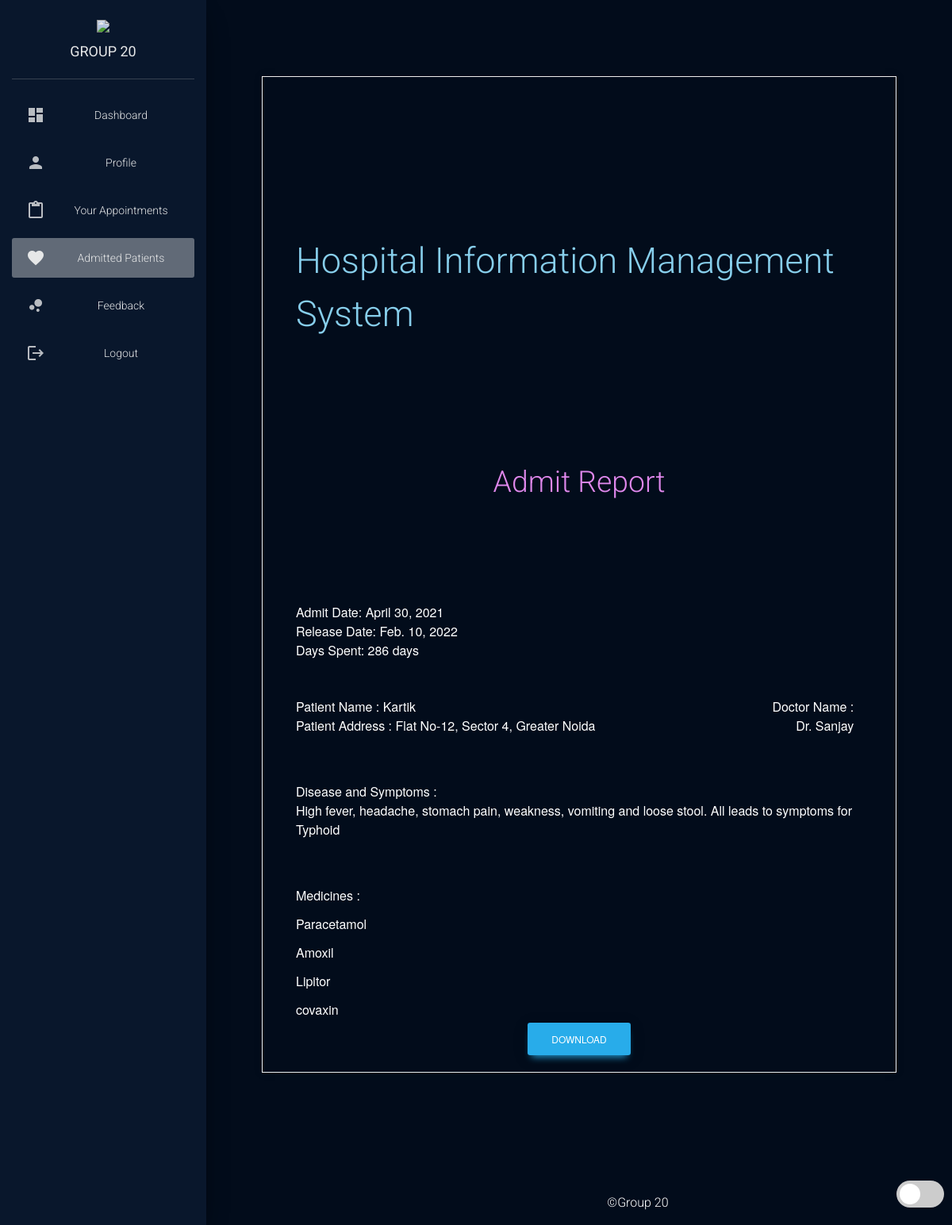
The page /hospital/report/1 (signed in) on the database its author committed.
### hospital/models.py (models this page shows, shortened)
class PatAdmit(models.Model):   #patient admit details
    patient=models.ForeignKey(Patient, on_delete=models.CASCADE, related_name="PatientAdmit")   #patient foreign key
    doctor=models.ForeignKey(Doctor, on_delete=models.CASCADE, related_name="DoctorAdmit")  #doctor foreign key
    admitDate=models.DateField()    #date on which patient is admitted
    description=models.TextField()  #description (symptoms/how to take medicines/causes/precautions)
    dischargeDate=models.DateField(null=True, blank=True)   #date on which patient is discharged

class Patient(models.Model):    #patient details
    user = models.ForeignKey(User, on_delete=models.CASCADE, related_name="Patient")    #user foreign key
    image = models.ImageField(default="default.png",upload_to="profile_pics",null=True, blank=True) #profile picture
    firstname = models.CharField(max_length=100,default='firstname')    #patient firstname
    lastname = models.CharField(max_length=100,default='lastname')  #patient lastname
    dob = models.DateField(default=datetime.date.today) #patient date of birth
    address = models.CharField(max_length=300,default="address")    #patient address
    city = models.CharField(max_length=100,default="city")  #patient city
    country = models.CharField(max_length=100,default="country")    #patient country
    postalcode = models.IntegerField(default=0) #patient postalcode
    status=models.BooleanField(default=False)   #patient status(approved/on-hold)

class Doctor(models.Model): #doctor details
    user =  models.ForeignKey(User, on_delete=models.CASCADE,related_name="Doctor") #user foreign key
    image = models.ImageField(default="default.png",upload_to="profile_pics")   #profile picture
    firstname = models.CharField(max_length=100,default='firstname')    #doctor firstname
    lastname = models.CharField(max_length=100,default='lastname')  #doctor lastname
    dob = models.DateField(default=datetime.date.today) #doctor date of birth
    address = models.CharField(max_length=300,default="address")    #doctor address
    city = models.CharField(max_length=100,default="city")  #doctor city
    country = models.CharField(max_length=100,default="country")    #doctor country
    postalcode = models.IntegerField(default=0) #doctor postalcode
    department= models.CharField(max_length=50,choices=departments,default='Cardiologist')  #doctor department from choices given as list
    status=models.BooleanField(default=False)   #doctor status(approved/on-hold)

class Medicines(models.Model):  #medicines record
    name = models.TextField()   #name of medicine
    price = models.FloatField() #price of medicine

### hospital/views.py (the view)
# urls.py: path('report/<int:pk>',views.report_view,name='report.html'),
def report_view(request,pk):
    padm=PatAdmit.objects.all().filter(id=pk).first()
    pat=padm.patient
    doc=padm.doctor
    d1=padm.admitDate
    if padm.dischargeDate:
        d2=padm.dischargeDate
    else:
        d2=date.today()
    days=(d2-d1).days
    det=[]
    for i in Charges.objects.all().filter(Admitinfo=padm):
        for k in Medicines.objects.all():
            if k==i.commodity:
                det.append([k.name])
    dict={
            'patientName':pat.firstname,
            'doctorName':doc.firstname,
            'admitDate':d1,
            'releaseDate':d2,
            'desc':padm.description,
            'pat_add':pat.address,
            'days':days,
            'med': det,
            'pk': pk
        }
    if check_patient(request.user):
        return render(request,'hospital/Patient/report.html',dict)
    elif check_doctor(request.user):
        return render(request,'hospital/Doctor/report.html',dict)
    elif check_admin(request.user):
        return render(request,'hospital/Admin/report.html',dict)
    else:
        return render(request,'hospital/Home/login.html')

### hospital/views.py (called while the page is built)
def check_doctor(user): #check if user is doctor
    return user.groups.filter(name='DOCTOR').exists()

def check_patient(user):#check if user is patient
    return user.groups.filter(name='PATIENT').exists()

### hospital/templates/hospital/Doctor/report.html (shortened to what this page needs)
{% load static %}
{% load widget_tweaks %}
<!DOCTYPE html>
<html lang="en">
<head>
  <link rel="stylesheet" href="https://maxcdn.bootstrapcdn.com/font-awesome/latest/css/font-awesome.min.css">
  <link href="{% static 'assets/css/material-dashboard.css'%}" rel="stylesheet" />
  <link href="{% static 'assets/css/form.css'%}" rel="stylesheet" />
</head>
<body id="jhamela" class="darkEdition lightEdition">
  {% include "hospital/Home/preloader.html" %}
  <div id="myDiv" class="animate-bottom wrapper" style="display:none;text-align: center;position: relative;">
    <div class="sidebar" data-color="azure" data-background-color="black" data-image="{% static 'assets/img/sidebar-1.jpg'%}">
    <div class="logo"><a href="#" class="simple-text logo-normal">
      <img src="https://www.iasplus.com/en/images/responsive/badges/g20/@@images/465e1ae9-46a0-4131-b3d0-984fcbb8233a.png">
      <br>
      GROUP 20
      </a></div>
    <div class="sidebar-wrapper">
      <ul class="nav">
        <li class="nav-item ">
            <a class="nav-link" href="{% url 'dashboard_doc.html' %}">
              <i class="material-icons">dashboard</i>
              <p>Dashboard</p>
            </a>
          </li>
          <li class="nav-item ">
            <a class="nav-link" href="{% url 'profile_doc.html' %}">
              <i class="material-icons">person</i>
              <p>Profile</p>
            </a>
          </li>
          <li class="nav-item ">
            <a class="nav-link" href="{% url 'bookapp_doc.html' %}">
              <i class="material-icons">content_paste</i>
              <p>Your Appointments</p>
            </a>
          </li>
          <li class="nav-item active ">
            <a class="nav-link" href="{% url 'admit_details_doc.html' %}">
              <i class="material-icons">favorite</i>
              <p>Admitted Patients</p>
            </a>
          </li>
          <li class="nav-item ">
            <a class="nav-link" href="{% url 'feedback_doc.html' %}">
              <i class="material-icons">bubble_chart</i>
              <p>Feedback</p>
            </a>
          </li>
           <li class="nav-item ">
            <a class="nav-link" href="{% url 'logout' %}">
              <i class="material-icons">logout</i>
              <p>Logout</p>
            </a>
          </li>
      </ul>
    </div>
  </div>
    <div class="main-panel">
      <br><br><br><br>
<div class="invoice-box sps">
    <table cellpadding="0" cellspacing="0">
      <tr class="top">
        <td colspan="3">
          <table>
            <tr>
              <td class="title sps">
                <h4 style="color:skyblue;">Hospital Information Management System</h4>
              </td>
                <br><br>
            </tr>
            <tr>
            <td class="title sps" style="text-align: center">
              <h5 style="color: rgb(222, 135, 235);">Admit Report</h5>
            </td>
          </tr>
          <br><br>
          </table>
        </td>
      </tr>
      <tr class="information sps">
        <td colspan="2">
          <table>
            <tr>
             <td>
                Admit Date: {{admitDate}}<br>
                Release Date: {{releaseDate}}<br>
                Days Spent: {{days}} days
              </td>
              </tr>
              <tr>
              <td>
                Patient Name : {{patientName}}<br>
                Patient Address : {{pat_add}}<br>
              </td>
              <br>
              <td>
                Doctor Name :<br>
                {{doctorName}}<br>
              </td>
            </tr>
          </table>
        </td>
      </tr>
      <tr class="information sps">
        <td colspan="2">
          <table>
            <tr>
              <td>
                Disease and Symptoms :<br>
                {{desc}}
              </td>
            </tr>
          </table>
        </td>
      </tr>
      <tr class="sps">
        <td colspan="2">
            <table>
              <tr>
                <td>
                  Medicines :<br>
                  {% for m in med %}
                    <tr><td>{{ m.0 }}</td></tr>
                  {% endfor %}
                </td>
              </tr>
            </table>
          </td>
        <td>
        </td>
      </tr>
    </table>
    <a class="btn btn-primary btn-xs" href="{% url 'downloadreport' pk %}">Download</a>
  </div>
   </div>
  <br><br><br><br><br><br><br><br>
      {% include "hospital/Patient/footer.html" %}
    </div>
</body>
</html>

### hospital/static/assets/css/material-dashboard.css (style rules this page uses)
html { font-family: sans-serif; line-height: 1.15; -webkit-text-size-adjust: 100%; -ms-text-size-adjust: 100%; -ms-overflow-style: scrollbar; -webkit-tap-highlight-color: rgba(0, 0, 0, 0); }
body { margin: 0; font-family: "Roboto", "Helvetica", "Arial", sans-serif; font-size: 1rem; font-weight: 400; line-height: 1.5; color: #212529; text-align: left; background-color: #fafafa; }
a { color: #28acea; text-decoration: none; background-color: transparent; -webkit-text-decoration-skip: objects; }
.nav { display: flex; flex-wrap: wrap; padding-left: 0; margin-bottom: 0; list-style: none; }
.nav-link { display: block; padding: 0.5rem 1rem; }
.btn { position: relative; padding: 12px 30px; margin: 0.3125rem 1px; font-size: .75rem; font-weight: 400; line-height: 1.428571; text-decoration: none; text-transform: uppercase; letter-spacing: 0; cursor: pointer; background-color: transparent; border: 0; border-radius: 0.2rem; outline: 0; transition: box-shadow 0.2s cubic-bezier(0.4, 0, 1, 1), background-color 0.2s cubic-bezier(0.4, 0, 0.2, 1); will-change: box-shadow, transform; }
.btn.btn-primary { color: #fff; background-color: #28acea; box-shadow: 0 4px 20px 0px rgba(0, 0, 0, 0.14), 0 7px 10px -5px #28acea; }
html * { -webkit-font-smoothing: antialiased; -moz-osx-font-smoothing: grayscale; }
body, h1, h2, h3, h4, h5, h6, .h1, .h2, .h3, .h4 { font-family: "Roboto", "Helvetica", "Arial", sans-serif; font-weight: 300; line-height: 1.5em; }
.wrapper { position: relative; height: 100%; }
.sidebar { position: fixed; top: 0; left: 0; height: 100%; overflow: hidden; width: 260px; background: #fff; box-shadow: 0 16px 38px -12px rgba(0, 0, 0, 0.56), 0 4px 25px 0px rgba(0, 0, 0, 0.12), 0 8px 10px -5px rgba(0, 0, 0, 0.2); }
.sidebar[data-background-color="black"] { background-color: #191919; }
.sidebar .sidebar-wrapper { position: relative; overflow: hidden; width: 260px; z-index: 4; padding-bottom: 30px; }
.sidebar .nav { margin-top: 20px; display: block; }
.sidebar .nav li:first-child>a { margin: 0 15px; }
.sidebar .nav li.active>a, .sidebar .nav li.active>a i { color: #fff; }
.sidebar .nav p { margin: 0; line-height: 30px; font-size: 14px; position: relative; display: block; height: auto; white-space: nowrap; }
.sidebar .nav i { font-size: 24px; float: left; margin-right: 15px; line-height: 30px; width: 30px; text-align: center; color: #a9afbb; }
.sidebar .nav li a, .sidebar .nav li .dropdown-menu a { margin: 10px 15px 0; border-radius: 3px; color: #3C4858; padding-left: 10px; padding-right: 10px; text-transform: capitalize; font-size: 13px; padding: 10px 15px; }
.sidebar .logo { padding: 15px 0px; margin: 0; display: block; position: relative; z-index: 4; }
.sidebar .logo:after { content: ''; position: absolute; bottom: 0; right: 15px; height: 1px; width: calc(100% - 30px); background-color: rgba(180, 180, 180, 0.3); }
.sidebar .logo .simple-text { text-transform: uppercase; padding: 5px 0px; display: inline-block; font-size: 18px; color: #3C4858; white-space: nowrap; font-weight: 400; line-height: 30px; overflow: hidden; text-align: center; display: block; }
.sidebar[data-background-color="black"] .nav .nav-item .nav-link { color: #fff; }
.sidebar[data-background-color="black"] .nav .nav-item i { color: rgba(255, 255, 255, 0.8) !important; }
.sidebar[data-background-color="black"] .simple-text { color: #fff; }
.sidebar[data-image]:after, .sidebar.has-image:after { opacity: .77; }
.lightEdition { background-color: white; }
.darkEdition { background-color: #020c1b; }
.lightEdition .sidebar[data-color="azure"] li.active>a { background: white; color: #28acea !important; }
.lightEdition .sidebar[data-background-color="black"] .nav .nav-item.active i { color: #28acea !important; }
.darkEdition .sidebar[data-background-color="black"] .nav .nav-item.active i { color: white !important; }
.darkEdition .sidebar[data-color="azure"] li.active>a { background-color: rgba(255,255,255,0.4); color: white !important; }
.lightEdition .sidebar .sidebar-background:after, .lightEdition .sidebar { background-color: #28acea; opacity: .90; }
.darkEdition .sidebar .sidebar-background:after, .darkEdition .sidebar { background: #0a192f; opacity: .90; }
.darkEdition .sps { color: white !important; }
.lightEdition .sps { color: black; }
.main-panel { margin-left: 260px; }

### hospital/static/assets/css/form.css (style rules this page uses)
*, *:before, *:after { box-sizing: border-box; -webkit-font-smoothing: antialiased; -moz-osx-font-smoothing: grayscale; }

### rows shown on the page
PatAdmit: admitDate "April 30, 2021", dischargeDate "Feb. 10, 2022", description "High fever, headache, stomach pain, weakness, vomiting and loose stool. All leads to symptoms for Typhoid"
Patient: firstname "Kartik", address "Flat No-12, Sector 4, Greater Noida"
Doctor: firstname "Dr. Sanjay"
Medicines: name "Paracetamol"
Medicines: name "Amoxil"
Medicines: name "Lipitor"
Medicines: name "covaxin"

### other values the page prints
{{ days }} "286"
